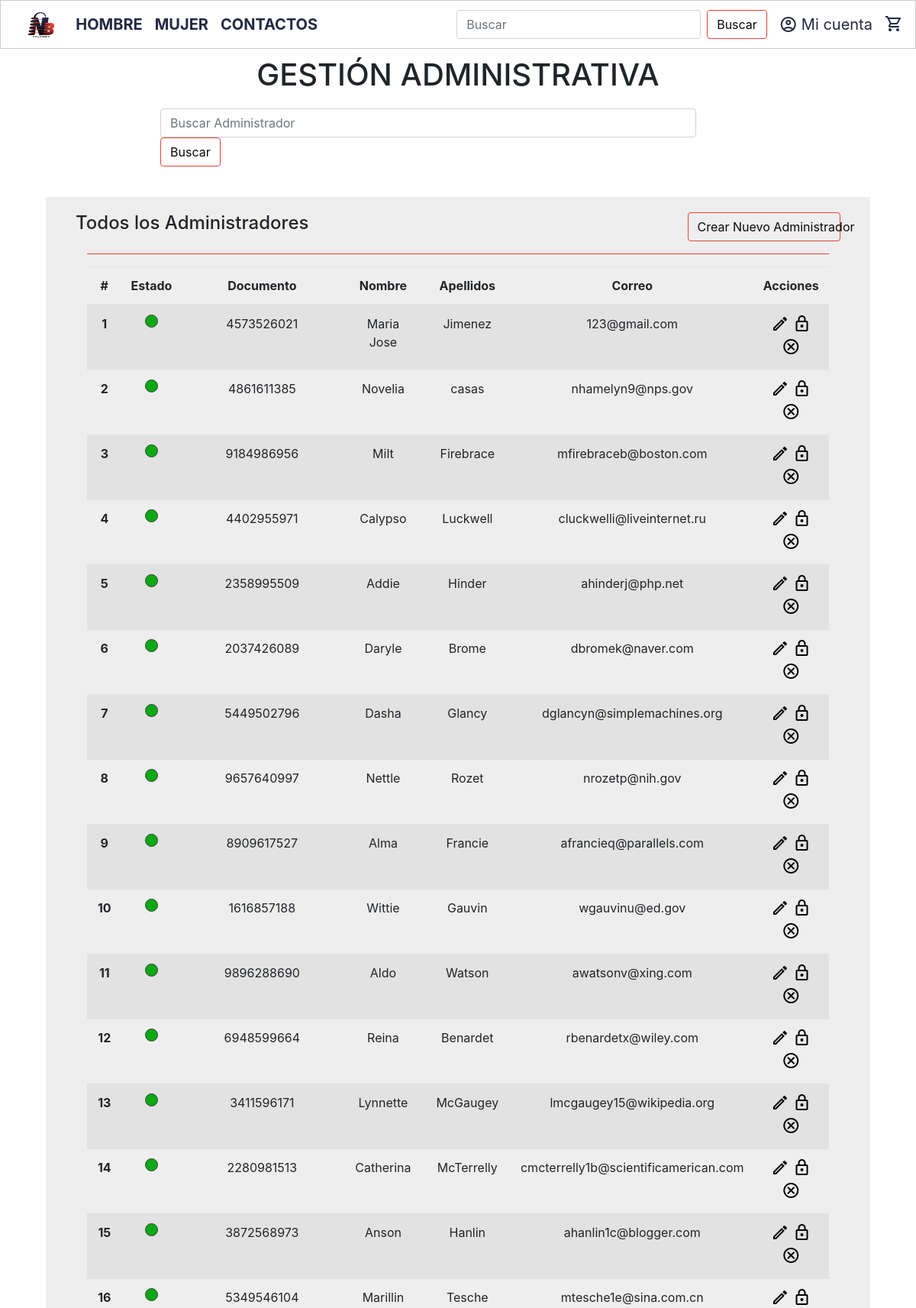
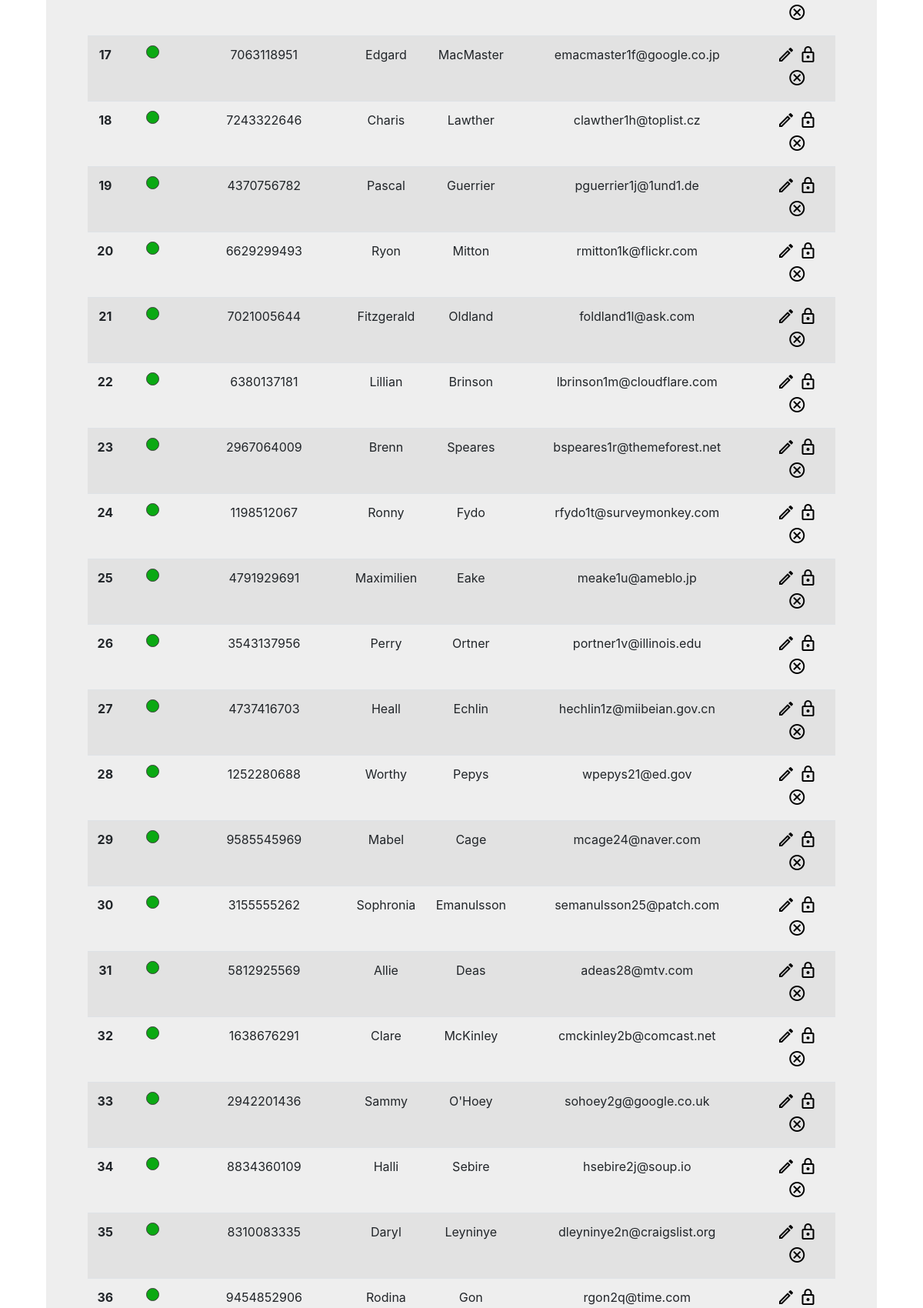
Screenshot of /superadministrador/ (upper part) with the database file from the repository (2 pictures, top to bottom).
### tables this page shows
CREATE TABLE persona (documento VARCHAR (20) PRIMARY KEY NOT NULL, nickname VARCHAR (20) NOT NULL, nombre VARCHAR (150) NOT NULL, apellidos VARCHAR (150) NOT NULL, correo VARCHAR (150) NOT NULL, telefono INTEGER (20) NOT NULL, sexo CHAR (1) NOT NULL, direccion VARCHAR (200) NOT NULL, pais VARCHAR (50) NOT NULL, departamento VARCHAR (50) NOT NULL, ciudad VARCHAR (50) NOT NULL, contrasena VARCHAR (150) NOT NULL, tipo_rol VARCHAR (20) REFERENCES rol (tipo) ON DELETE CASCADE ON UPDATE CASCADE NOT NULL, estado CHAR (1));

### app.py (the view)
@app.route('/superadministrador/')
def superadministrador():
    return render_template('superadministrador.html', formBuscar=FormBuscarAdministrador(), listaAdmin=gestionAdministrador.listado_administrador())

### forms.py
class FormBuscarAdministrador(FlaskForm):
    buscar = StringField('Buscar')

### db.py (called while the page is built)
def conectar():
    try:
        conexion =sqlite3.connect('database/dataOficial.db')
        return conexion
    except Error as err:
        print(err)
        return None

def ejecutar_select(_sql,lista_parametros):
    try:
        conexion = conectar()
        if conexion:
            conexion.row_factory = fabricar_diccionario
            objeto_cursor = conexion.cursor()
            if lista_parametros:
                objeto_cursor.execute(_sql, lista_parametros)
            else:
                objeto_cursor.execute(_sql)
            filas = objeto_cursor.fetchall()
            objeto_cursor.close
            conexion.close
            return filas
        else:
            print("No se pudo establecer la conexión a la base de datos. ver errores previos")
            return None
    except Error as err:
        print("Error al ejecutar Sentenica SELECT SQL:"+str(err))
        return None

def fabricar_diccionario(cursor, row):
    diccionario={}
    for idx, col in enumerate(cursor.description):
        diccionario[col[0]]=row[idx]
    return diccionario

### models.py (called while the page is built)
    @staticmethod
    def listado_administrador():
        sql = "SELECT estado, documento, nombre, apellidos, correo FROM persona WHERE tipo_rol='admin';"
        return db.ejecutar_select(sql, None)

### templates/superadministrador.html (shortened to what this page needs)
{% extends 'index.html' %}
{% block head %}
<link rel="stylesheet" href="{{ url_for('static', filename='css/superadministrador.css') }}">
{% endblock %}
{% block contenido %}
    <h1 style="text-align: center; margin-top: 10px; margin-bottom: 20px;">GESTIÓN ADMINISTRATIVA</h1>
    {% if formBuscar %}
    <form class="form-inline" style="margin: auto; width: 65%;">
        {{ formBuscar.buscar(style="width: 90%;", class="form-control mr-sm-2", type="search", placeholder="Buscar Administrador") }}
        <button class="btn btn-outline-one my-2 my-sm-0" submit>Buscar</button>
    </form>
    {% endif %}
    </div>
    {% if listaAdmin %}
        <div class="contenedor-todos-administradores">
            <div class="titulo-tabla" style="width: 90%; margin: auto;">
                <div class="row">
                    <div class="col" style="padding: 0%;">
                        <h4 style="text-align: left; padding: 0px; margin: 0px;">Todos los Administradores</h4>
                    </div>
                    <div class="col"style="padding: 0%;">
                        <a href="{{url_for('crear_administrador')}}">
                            <button style="width: 40%; margin-left: 60%;" class="btn btn-outline-one my-2 my-sm-0" submit>Crear Nuevo Administrador</button>
                        </a>
                    </div>
                </div>
            </div>
            <hr style="border-color:#e74236; width: 90%;">
            <div class="tabla" style="width: 90%; margin: auto;">
                <table class="table table-striped table-hover tNuevoProducto">
                    <thead>
                        <tr>
                            <th scope="col">#</th>
                            <th scope="col">Estado</th>
                            <th scope="col">Documento</th>
                            <th scope="col">Nombre</th>
                            <th scope="col">Apellidos</th>
                            <th scope="col">Correo</th>
                            <th scope="col">Acciones</th>
                        </tr>
                    </thead>
                    <tbody>
                    {% for item in listaAdmin %}
                        <tr>
                            <th scope="row">
                                {{ loop.index }}
                            </th>
                            <td class="conEstado">
                                    {% if item.estado == 'T' %}
                                    <div class="circulo-green"></div>
                                    {% endif %}
                            </td>
                            <td>{{ item.documento}}</td>
                            <td>{{ item.nombre}}</td>
                            <td>{{ item.apellidos}}</td>
                            <td>{{ item.correo}}</td>
                            <td>
                                <div class="icon-derecha">
                                    <a  href="{{ url_for('edit_administrador', documento = item.documento) }} ">
                                        <span class="material-icons-outlined iconoPosicion" >edit</span>
                                    </a>
                                </div>
                                <div class="icon-centro">
                                    <a href="{{ url_for('block_usuario', nickname = item.nickname, estado = item.estado) }}">
                                        <span class="material-icons-outlined iconoPosicion" id="icon_block">
                                        </span>
                                    </a>
                                </div>
                                <div class="icon-izquierda">
                                    <a href="{{ url_for('delete_usuario', nickname = item.nickname) }}">
                                        <span class="material-icons-outlined iconoPosicion">cancel</span>
                                    </a>
                                </div>
                            </td>
                        </tr>
                    {% endfor %}
                    </tbody>
                </table>
            </div>
        </div>
    {% endif %}
{% endblock %}

### static/css/template.css (style rules this page uses)
body { margin:0px; }
.btn-outline-one { color: #0a0a0a; background-color: transparent; border-color: #E74236!important; background-image: none; border-color: #E74236 }
.circulo-green { width: 17px; height: 17px; -moz-border-radius: 50%; -webkit-border-radius: 50%; border-radius: 50%; border-color: #3f3f3f; border-style: solid; border-width: 1px; background: #0ba913; margin: auto; }

### static/css/superadministrador.css (style rules this page uses)
.contenedor-todos-administradores { width: 90%; margin: auto; background-color: #eeeeee; margin-top: 40px; margin-bottom: 40px; padding-top: 20px; padding-bottom: 20px; }
.contenedor-todos-administradores th, td { margin: auto; text-align: center; }
.icon-izquierda, .icon-centro, .icon-derecha { display: inline; margin: 5px 0px 5px 0px; }
.icon-izquierda a, .icon-centro a, .icon-derecha a { color: black; }
.circulo-green { width: 17px; height: 17px; -moz-border-radius: 50%; -webkit-border-radius: 50%; border-radius: 50%; border-color: #3f3f3f; border-style: solid; border-width: 1px; background: #0ba913; margin: auto; }

### rows the page displays
persona: estado "T" (drawn), documento "4573526021", nombre "Maria Jose", apellidos "Jimenez", correo "123@gmail.com"
persona: estado "T" (drawn), documento "4861611385", nombre "Novelia", apellidos "casas", correo "nhamelyn9@nps.gov"
persona: estado "T" (drawn), documento "9184986956", nombre "Milt", apellidos "Firebrace", correo "mfirebraceb@boston.com"
persona: estado "T" (drawn), documento "4402955971", nombre "Calypso", apellidos "Luckwell", correo "cluckwelli@liveinternet.ru"
persona: estado "T" (drawn), documento "2358995509", nombre "Addie", apellidos "Hinder", correo "ahinderj@php.net"
persona: estado "T" (drawn), documento "2037426089", nombre "Daryle", apellidos "Brome", correo "dbromek@naver.com"
persona: estado "T" (drawn), documento "5449502796", nombre "Dasha", apellidos "Glancy", correo "dglancyn@simplemachines.org"
persona: estado "T" (drawn), documento "9657640997", nombre "Nettle", apellidos "Rozet", correo "nrozetp@nih.gov"
persona: estado "T" (drawn), documento "8909617527", nombre "Alma", apellidos "Francie", correo "afrancieq@parallels.com"
persona: estado "T" (drawn), documento "1616857188", nombre "Wittie", apellidos "Gauvin", correo "wgauvinu@ed.gov"
persona: estado "T" (drawn), documento "9896288690", nombre "Aldo", apellidos "Watson", correo "awatsonv@xing.com"
persona: estado "T" (drawn), documento "6948599664", nombre "Reina", apellidos "Benardet", correo "rbenardetx@wiley.com"
persona: estado "T" (drawn), documento "3411596171", nombre "Lynnette", apellidos "McGaugey", correo "lmcgaugey15@wikipedia.org"
persona: estado "T" (drawn), documento "2280981513", nombre "Catherina", apellidos "McTerrelly", correo "cmcterrelly1b@scientificamerican.com"
persona: estado "T" (drawn), documento "3872568973", nombre "Anson", apellidos "Hanlin", correo "ahanlin1c@blogger.com"
persona: estado "T" (drawn), documento "5349546104", nombre "Marillin", apellidos "Tesche", correo "mtesche1e@sina.com.cn"
persona: estado "T" (drawn), documento "7063118951", nombre "Edgard", apellidos "MacMaster", correo "emacmaster1f@google.co.jp"
persona: estado "T" (drawn), documento "7243322646", nombre "Charis", apellidos "Lawther", correo "clawther1h@toplist.cz"
persona: estado "T" (drawn), documento "4370756782", nombre "Pascal", apellidos "Guerrier", correo "pguerrier1j@1und1.de"
persona: estado "T" (drawn), documento "6629299493", nombre "Ryon", apellidos "Mitton", correo "rmitton1k@flickr.com"
persona: estado "T" (drawn), documento "7021005644", nombre "Fitzgerald", apellidos "Oldland", correo "foldland1l@ask.com"
persona: estado "T" (drawn), documento "6380137181", nombre "Lillian", apellidos "Brinson", correo "lbrinson1m@cloudflare.com"
persona: estado "T" (drawn), documento "2967064009", nombre "Brenn", apellidos "Speares", correo "bspeares1r@themeforest.net"
persona: estado "T" (drawn), documento "1198512067", nombre "Ronny", apellidos "Fydo", correo "rfydo1t@surveymonkey.com"
persona: estado "T" (drawn), documento "4791929691", nombre "Maximilien", apellidos "Eake", correo "meake1u@ameblo.jp"
persona: estado "T" (drawn), documento "3543137956", nombre "Perry", apellidos "Ortner", correo "portner1v@illinois.edu"
persona: estado "T" (drawn), documento "4737416703", nombre "Heall", apellidos "Echlin", correo "hechlin1z@miibeian.gov.cn"
persona: estado "T" (drawn), documento "1252280688", nombre "Worthy", apellidos "Pepys", correo "wpepys21@ed.gov"
persona: estado "T" (drawn), documento "9585545969", nombre "Mabel", apellidos "Cage", correo "mcage24@naver.com"
persona: estado "T" (drawn), documento "3155555262", nombre "Sophronia", apellidos "Emanulsson", correo "semanulsson25@patch.com"
persona: estado "T" (drawn), documento "5812925569", nombre "Allie", apellidos "Deas", correo "adeas28@mtv.com"
persona: estado "T" (drawn), documento "1638676291", nombre "Clare", apellidos "McKinley", correo "cmckinley2b@comcast.net"
persona: estado "T" (drawn), documento "2942201436", nombre "Sammy", apellidos "O'Hoey", correo "sohoey2g@google.co.uk"
persona: estado "T" (drawn), documento "8834360109", nombre "Halli", apellidos "Sebire", correo "hsebire2j@soup.io"
persona: estado "T" (drawn), documento "8310083335", nombre "Daryl", apellidos "Leyninye", correo "dleyninye2n@craigslist.org"
persona: estado "T" (drawn), documento "9454852906", nombre "Rodina", apellidos "Gon", correo "rgon2q@time.com"
